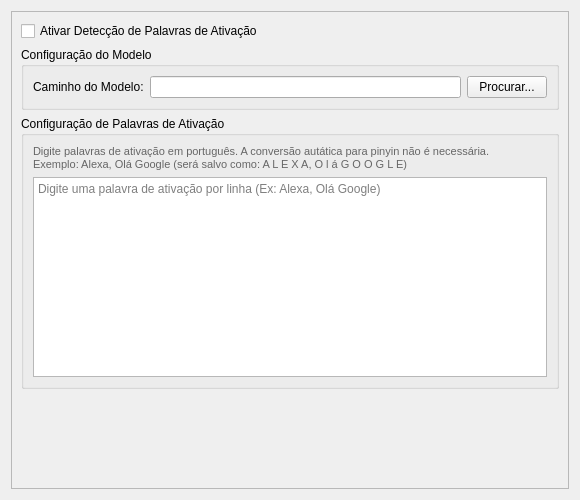
<?xml version="1.0" encoding="UTF-8"?>
<ui version="4.0">
 <class>WakeWordWidget</class>
 <widget class="QWidget" name="WakeWordWidget">
  <property name="geometry">
   <rect>
    <x>0</x>
    <y>0</y>
    <width>580</width>
    <height>500</height>
   </rect>
  </property>
  <property name="windowTitle">
   <string>Palavras de Ativação</string>
  </property>
  <layout class="QVBoxLayout" name="verticalLayout">
   <item>
    <widget class="QScrollArea" name="scrollArea">
     <property name="widgetResizable">
      <bool>true</bool>
     </property>
     <widget class="QWidget" name="scrollAreaWidgetContents">
      <property name="geometry">
       <rect>
        <x>0</x>
        <y>0</y>
        <width>578</width>
        <height>480</height>
       </rect>
      </property>
      <layout class="QVBoxLayout" name="contentLayout">
       <item>
        <widget class="QCheckBox" name="use_wake_word_check">
         <property name="text">
          <string>Ativar Detecção de Palavras de Ativação</string>
         </property>
        </widget>
       </item>
       <item>
        <widget class="QGroupBox" name="model_group">
         <property name="title">
          <string>Configuração do Modelo</string>
         </property>
         <layout class="QFormLayout" name="modelLayout">
          <item row="0" column="0">
           <widget class="QLabel" name="label_model_path">
            <property name="text">
             <string>Caminho do Modelo:</string>
            </property>
           </widget>
          </item>
          <item row="0" column="1">
           <layout class="QHBoxLayout" name="model_path_layout">
            <item>
             <widget class="QLineEdit" name="model_path_edit"/>
            </item>
            <item>
             <widget class="QPushButton" name="model_path_btn">
              <property name="text">
               <string>Procurar...</string>
              </property>
             </widget>
            </item>
           </layout>
          </item>
         </layout>
        </widget>
       </item>
       <item>
        <widget class="QGroupBox" name="keywords_group">
         <property name="title">
          <string>Configuração de Palavras de Ativação</string>
         </property>
         <layout class="QVBoxLayout" name="keywords_layout">
          <item>
           <widget class="QLabel" name="keywords_help">
            <property name="text">
             <string>Digite palavras de ativação em português. A conversão autática para pinyin não é necessária.
Exemplo: Alexa, Olá Google (será salvo como: A L E X A, O l á G O O G L E)</string>
            </property>
            <property name="styleSheet">
             <string>color: #666666; font-size: 11px;</string>
            </property>
           </widget>
          </item>
          <item>
           <widget class="QTextEdit" name="wake_words_edit">
            <property name="minimumSize">
             <size>
              <width>0</width>
              <height>200</height>
             </size>
            </property>
            <property name="placeholderText">
             <string>Digite uma palavra de ativação por linha (Ex: Alexa, Olá Google)</string>
            </property>
           </widget>
          </item>
         </layout>
        </widget>
       </item>
       <item>
        <spacer name="verticalSpacer">
         <property name="orientation">
          <enum>Qt::Vertical</enum>
         </property>
         <property name="sizeHint" stdset="0">
          <size>
           <width>20</width>
           <height>40</height>
          </size>
         </property>
        </spacer>
       </item>
      </layout>
     </widget>
    </widget>
   </item>
  </layout>
 </widget>
 <resources/>
 <connections/>
</ui>
